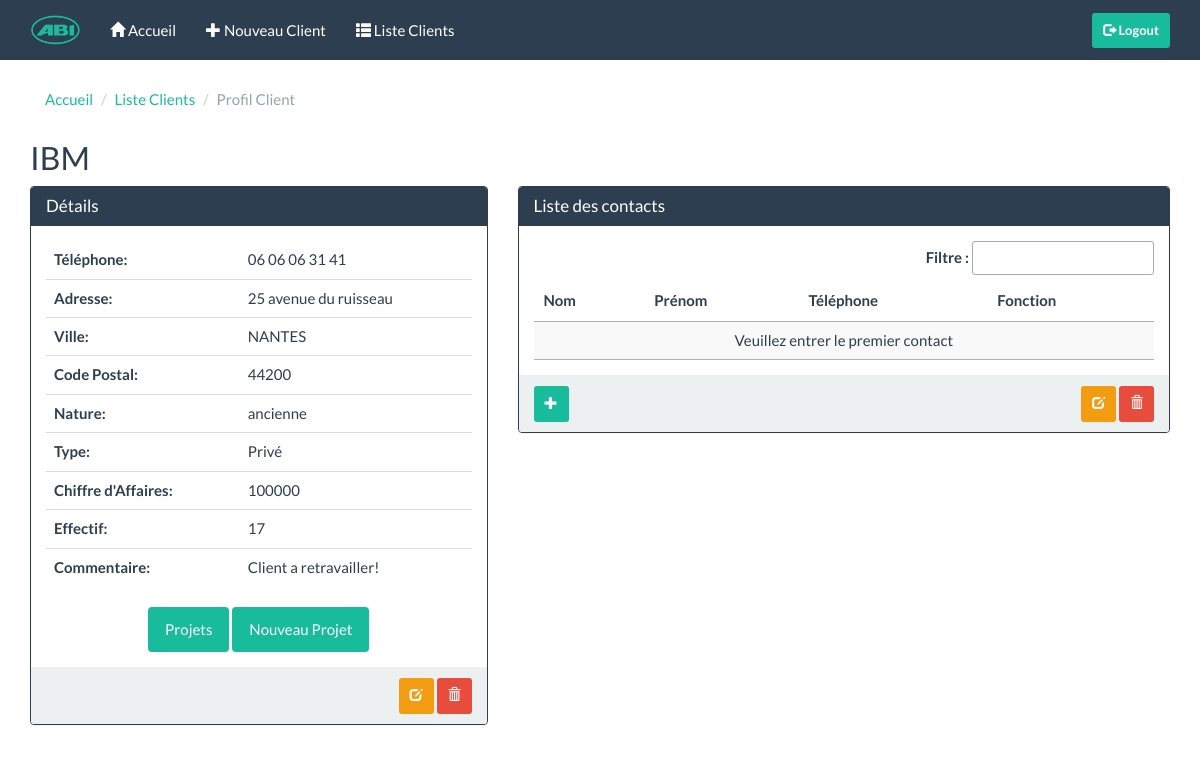
The app's page /profilClient.php?idClient=64 (signed in) with its own data.
### tables this page shows
CREATE TABLE `client` (
  `ID_CLIENT` int(11) NOT NULL,
  `CA` float DEFAULT NULL,
  `EFFECTIF` int(11) DEFAULT NULL,
  `RAISON_SOCIALE` varchar(32) NOT NULL,
  `CODE_POSTAL` char(5) NOT NULL,
  `TELEPHONE` varchar(30) NOT NULL,
  `NOM_NATURE` varchar(25) DEFAULT NULL,
  `TYPE_SOCIETE` varchar(25) NOT NULL,
  `ADRESSE_DU_CLIENT` varchar(255) DEFAULT NULL,
  `VILLE` varchar(255) DEFAULT NULL,
  `COMMENTAIRE` varchar(255) DEFAULT NULL
);

### dao/cnsDao.php (called while the page is built, shortened)
<?php
class cnsDao{
  private static function connect(){
        $host = "172.16.0.56";
        $bdd = "db-cns";
        $user = "cns";
        $password = "cns";
        try {
          $mysqlPDO = new PDO("mysql:host=$host;dbname=$bdd;charset=utf8",
                              $user, $password,
                              array(PDO::ERRMODE_EXCEPTION => PDO::ERRMODE_EXCEPTION));
        }
        catch (Exception $e) {
          die('<h1>Erreur de connexion: </h1>' . $e->getMessage());
        }
        return $mysqlPDO;
}
public static function getClientById($idClient){
      $mysqlPDO = cnsDao::connect();
      $sql = 'select
              ID_CLIENT,
              RAISON_SOCIALE,
              TELEPHONE,
              CA,
              EFFECTIF,
              VILLE,
              CODE_POSTAL,
              NOM_NATURE,
              TYPE_SOCIETE,
              ADRESSE_DU_CLIENT,
              COMMENTAIRE,
              ID_CLIENT
              from client
              where ID_CLIENT ='.$idClient.';';
      try {
          $result =$mysqlPDO->prepare($sql);
          $result->execute();
          $data=$result->fetch(PDO::FETCH_ASSOC);
          if($data["TYPE_SOCIETE"]==="prive")$data["TYPE_SOCIETE"]="Privé";
          return $data;
      }
      catch (Exception $e) {
            die('<h1>Erreur de lecture du Client'.$idClient.'en base de données : </h1>'.$e->getMessage());
      }
}
}
?>

### view/modules/profilClientView.php (the view, shortened to what this page needs)
<?php
function displayProfilClient($client){
  ?>
  <div class="panel panel-primary">
    <div class="panel-heading">
      <h3 class="panel-title">Détails</h3>
    </div>
    <div class="panel-body">
      <div class="row">
        <div class="col-xs-12">
          <table class="table table-user-information">
            <tbody>
              <tr>
                <td><strong>Téléphone:</strong></td>
                <td><?php echo $client['TELEPHONE']; ?></td>
              </tr>
              <tr>
                <td><strong>Adresse:</strong></td>
                <td><?php echo $client['ADRESSE_DU_CLIENT']; ?></td>
              </tr>
              <tr>
                <td><strong>Ville:</strong></td>
                <td><?php echo $client['VILLE']; ?></td>
              </tr>
                 <tr>
                     <tr>
                <td><strong>Code Postal:</strong></td>
                <td><?php echo $client['CODE_POSTAL']; ?></td>
              </tr>
                <tr>
                <td><strong>Nature:</strong></td>
                <td><?php echo $client['NOM_NATURE']; ?></td>
              </tr>
              <tr>
                <td><strong>Type:</strong></td>
                <td><?php echo $client['TYPE_SOCIETE']; ?></td>
              </tr>
                <td><strong>Chiffre d'Affaires:</strong></td>
                <td><?php echo $client['CA']; ?></td>
              </tr>
              <td><strong>Effectif:</strong></td>
              <td><?php echo $client['EFFECTIF']; ?></td>
            <td><strong>Commentaire:</strong></td>
            <td><?php echo $client['COMMENTAIRE']; ?></td>
            </tbody>
          </table>
          <div class="text-center">
            <a href="#" class="btn btn-success">Projets</a>
            <a href="#" class="btn btn-success">Nouveau Projet</a>
          </div>
        </div>
      </div>
    </div>
         <div class="panel-footer text-right">
             <button type="button" id="btnUpdate" class="btn btn-sm btn-warning"><i class="glyphicon glyphicon-edit"></i></button>
             <button type="button" id="btnDelete" class="btn btn-default btn-sm btn-danger" data-toggle="confirmation"><i class="glyphicon glyphicon-trash"></i></button>
        </div>
  </div>
<?php } ?>

### view/profilClient.view.php (shortened to what this page needs)
<?php
  require('modules/navView.php');
  require('modules/headView.php');
  require('modules/footerView.php');
  require ('modules/profilClientView.php');
  require('modules/contactListView.php');
  function displayPageProfilClient($client, $contacts){
     displayHead("Profil"); ?>
      </head>
      <body>
          <div class="container">
            <ul class="breadcrumb">
              <li><a href="index.php">Accueil</a></li>
              <li><a href="listClient.php">Liste Clients</a></li>
              <li class="active">Profil Client</li>
            </ul>
            <div class="clientTitle">
              <h2 class="text-align:left"><?php echo $client["RAISON_SOCIALE"]; ?></h2>
            </div>
            <div class="row">
              <div class="col-md-5">
                <?php
                    displayProfilClient($client); ?>
              </div>
              <div class="col-md-7">
              </div>
            </div>
          </div>
    </body>
    <?php displayFooter(); }  ?>

### css/main.css (style rules this page uses)
body { padding-top: 60px; }
.breadcrumb { background-color: transparent !important; }
.table-user-information > tbody > tr { border-top: 1px solid rgb(221, 221, 221); }
.table-user-information > tbody > tr:first-child { border-top: 0; }
.table-user-information > tbody > tr > td { border-top: 0; }

### records on screen
client: RAISON_SOCIALE "IBM", TELEPHONE "06 06 06 31 41", ADRESSE_DU_CLIENT "25 avenue du ruisseau", VILLE "NANTES", CODE_POSTAL "44200", NOM_NATURE "ancienne", CA "100000", EFFECTIF "17", COMMENTAIRE "Client a retravailler!"

### other values on screen
$client['TYPE_SOCIETE'] "Privé"
